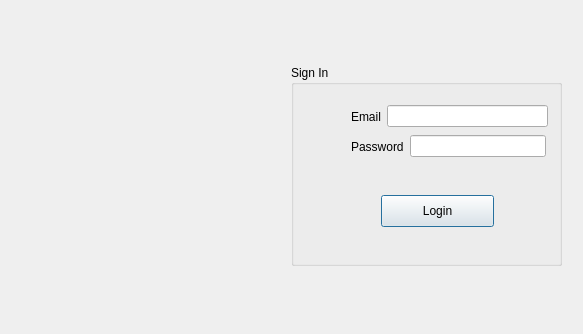
<?xml version="1.0" encoding="UTF-8"?>
<ui version="4.0">
 <class>Signin</class>
 <widget class="QDialog" name="Signin">
  <property name="geometry">
   <rect>
    <x>0</x>
    <y>0</y>
    <width>583</width>
    <height>334</height>
   </rect>
  </property>
  <property name="windowTitle">
   <string>Dialog</string>
  </property>
  <widget class="QGroupBox" name="groupBox">
   <property name="geometry">
    <rect>
     <x>291</x>
     <y>65</y>
     <width>271</width>
     <height>201</height>
    </rect>
   </property>
   <property name="title">
    <string>Sign In</string>
   </property>
   <widget class="QWidget" name="layoutWidget">
    <property name="geometry">
     <rect>
      <x>60</x>
      <y>40</y>
      <width>197</width>
      <height>23</height>
     </rect>
    </property>
    <layout class="QHBoxLayout" name="horizontalLayout">
     <item>
      <widget class="QLabel" name="label_email">
       <property name="text">
        <string>Email</string>
       </property>
      </widget>
     </item>
     <item>
      <widget class="QLineEdit" name="lineEdit_email"/>
     </item>
    </layout>
   </widget>
   <widget class="QWidget" name="layoutWidget_2">
    <property name="geometry">
     <rect>
      <x>60</x>
      <y>70</y>
      <width>195</width>
      <height>23</height>
     </rect>
    </property>
    <layout class="QHBoxLayout" name="horizontalLayout_2">
     <item>
      <widget class="QLabel" name="label_password">
       <property name="text">
        <string>Password</string>
       </property>
      </widget>
     </item>
     <item>
      <widget class="QLineEdit" name="lineEdit_password">
       <property name="echoMode">
        <enum>QLineEdit::Password</enum>
       </property>
      </widget>
     </item>
    </layout>
   </widget>
   <widget class="QPushButton" name="LoginButton">
    <property name="geometry">
     <rect>
      <x>90</x>
      <y>130</y>
      <width>113</width>
      <height>32</height>
     </rect>
    </property>
    <property name="text">
     <string>Login</string>
    </property>
   </widget>
  </widget>
  <widget class="QLabel" name="label">
   <property name="geometry">
    <rect>
     <x>11</x>
     <y>245</y>
     <width>301</width>
     <height>16</height>
    </rect>
   </property>
   <property name="text">
    <string/>
   </property>
  </widget>
  <widget class="QLabel" name="img_signin">
   <property name="geometry">
    <rect>
     <x>40</x>
     <y>20</y>
     <width>241</width>
     <height>261</height>
    </rect>
   </property>
   <property name="text">
    <string/>
   </property>
  </widget>
 </widget>
 <resources/>
 <connections/>
</ui>
